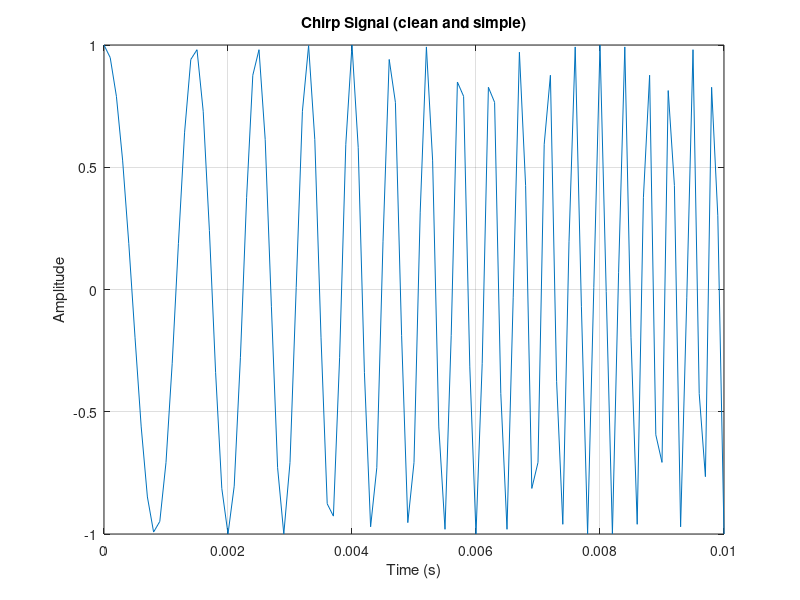
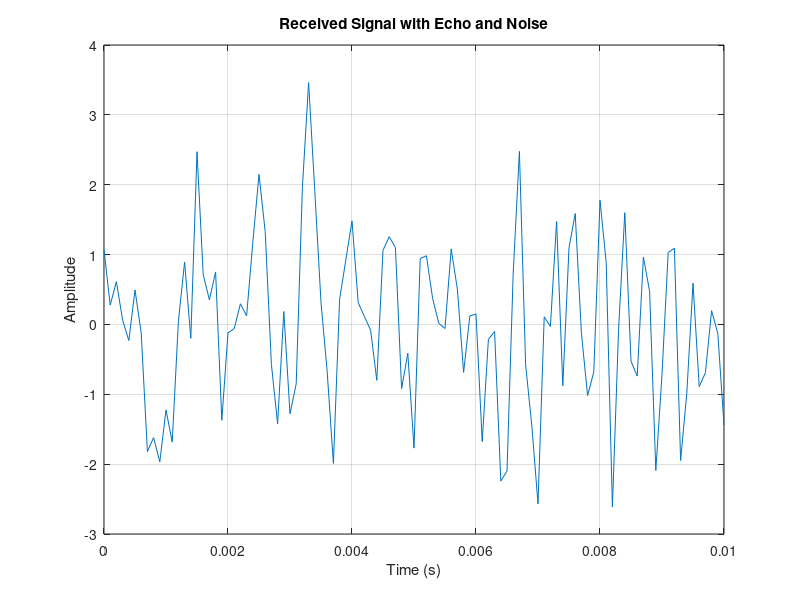
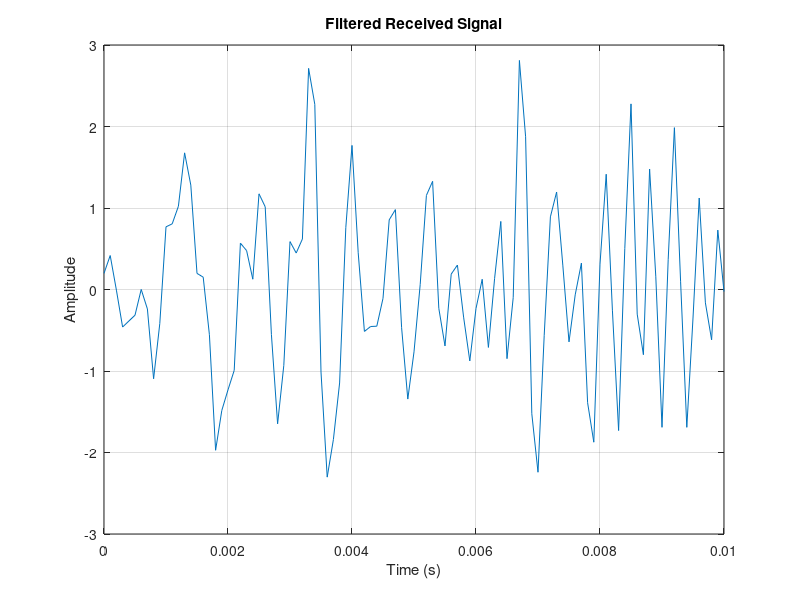
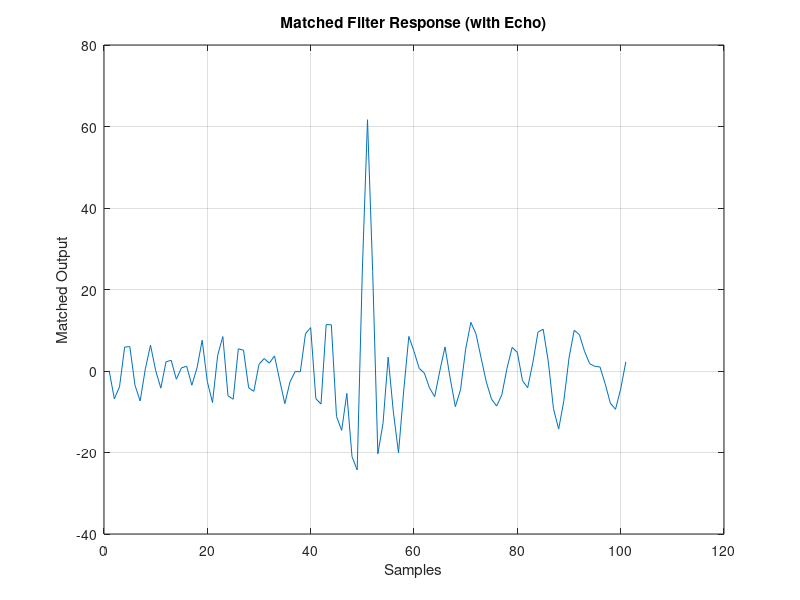

MATLAB code to generate these figures, in order:
%% Radar Signal Simulation in MATLAB (with echo)
clc; clear; close all;

%% First, I set up the basic parameters
fs = 1e4;          % I'm sampling at 10,000 Hz
T = 1e-2;          % My signal lasts 10 milliseconds
t = 0:1/fs:T;      % Here's my time axis

f0 = 500;          % The chirp starts at 500 Hz
f1 = 3000;         % And it goes up to 3000 Hz

%% Now I generate the chirp signal
chirp_signal = chirp(t, f0, T, f1);  % Linear chirp signal

figure;
plot(t, chirp_signal);
xlabel('Time (s)');
ylabel('Amplitude');
title('Chirp Signal (clean and simple)');
grid on;

%% I simulate a simple echo (like a target reflecting the signal)
delay_samples = round(0.002 * fs);   % Echo comes back after 2 milliseconds
attenuation = 0.5;                   % Echo is weaker than original
echo = [zeros(1, delay_samples), attenuation * chirp_signal(1:end-delay_samples)];

% I combine the original signal and the echo
received_signal = chirp_signal + echo;

%% I add Gaussian noise manually (since I don't use the toolbox)
snr_db = 0;  % 0 dB SNR = signal and noise are equal in power
signal_power = rms(received_signal)^2;
snr_linear = 10^(snr_db/10);
noise_power = signal_power / snr_linear;
noise = sqrt(noise_power) * randn(size(received_signal));
noisy_received = received_signal + noise;

figure;
plot(t, noisy_received);
xlabel('Time (s)');
ylabel('Amplitude');
title('Received Signal with Echo and Noise');
grid on;

%% I apply a bandpass filter to reduce noise
f_low = 400; 
f_high = 3500;
[b, a] = butter(4, [f_low f_high]/(fs/2), 'bandpass');
filtered_signal = filter(b, a, noisy_received);

figure;
plot(t, filtered_signal);
xlabel('Time (s)');
ylabel('Amplitude');
title('Filtered Received Signal');
grid on;

%% Now I try to detect the original signal using matched filtering
mf = fliplr(chirp_signal);                     % Time-reversed chirp
matched_output = conv(noisy_received, mf, 'same');  % Correlation-like detection

figure;
plot(matched_output);
xlabel('Samples');
ylabel('Matched Output');
title('Matched Filter Response (with Echo)');
grid on;

%% I also check out the frequency content of the original chirp
N = length(chirp_signal);
f = linspace(0, fs, N);
chirp_fft = abs(fft(chirp_signal));

figure;
plot(f, chirp_fft);
xlim([0 fs/2]);
xlabel('Frequency (Hz)');
ylabel('Magnitude');
title('Chirp Signal Frequency Spectrum');
grid on;

% This frequency plot shows how the chirp spreads across a wide range,
% starting from 500 Hz and ending around 3000 Hz  just as I intended.
